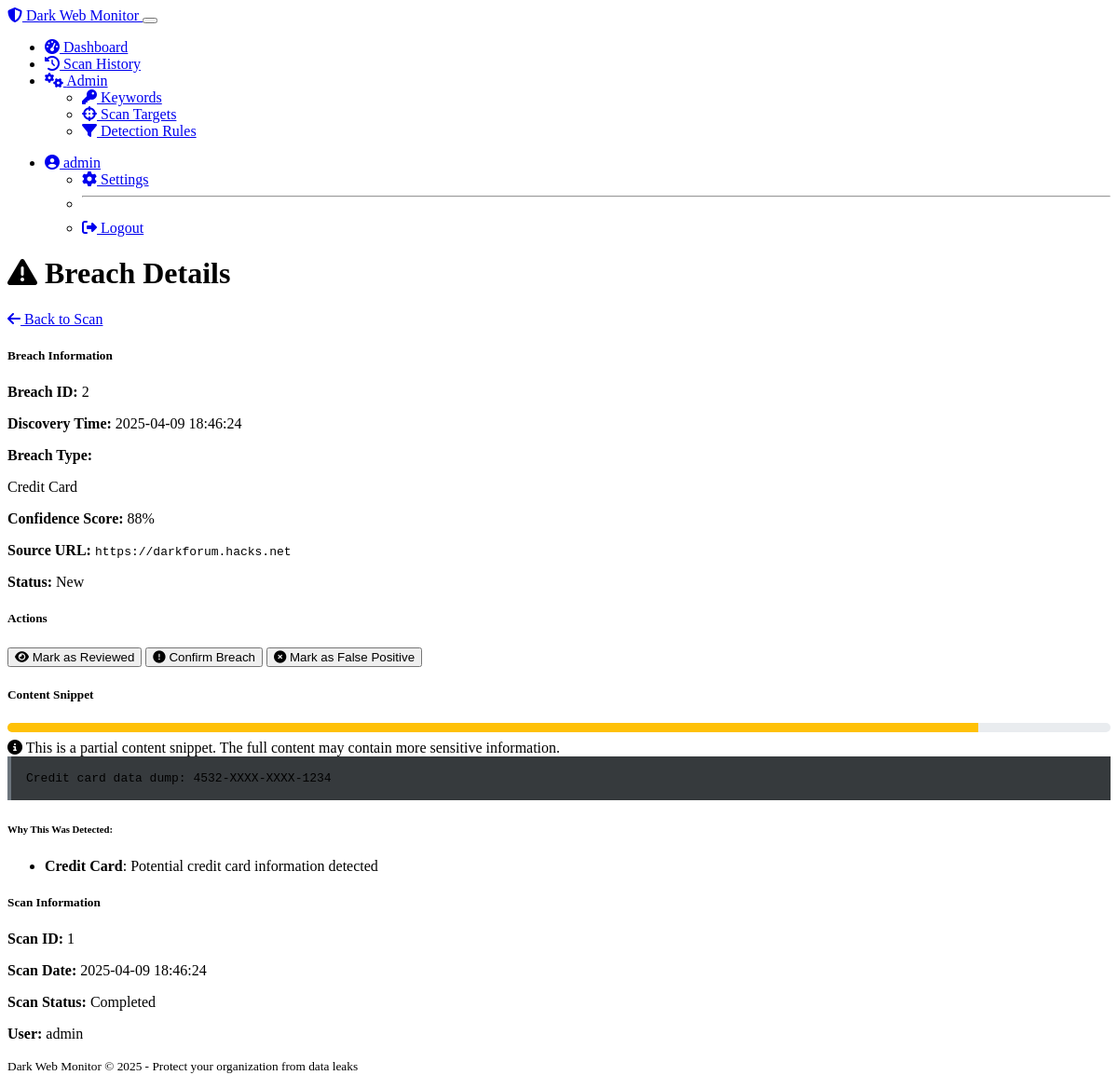
Screenshot of /breach/2 (signed in) with the database file from the repository.
### models.py (models this page shows, shortened)
class User(UserMixin, db.Model):
    id = db.Column(db.Integer, primary_key=True)
    username = db.Column(db.String(64), unique=True, nullable=False)
    email = db.Column(db.String(120), unique=True, nullable=False)
    password_hash = db.Column(db.String(256), nullable=False)
    is_admin = db.Column(db.Boolean, default=False)
    date_registered = db.Column(db.DateTime, default=datetime.utcnow)
    scans = db.relationship('ScanResult', backref='user', lazy='dynamic')

class DataBreach(db.Model):
    id = db.Column(db.Integer, primary_key=True)
    scan_id = db.Column(db.Integer, db.ForeignKey('scan_result.id'), nullable=False)
    discovery_time = db.Column(db.DateTime, default=datetime.utcnow)
    source_url = db.Column(db.String(500), nullable=True)
    content_snippet = db.Column(db.Text, nullable=True)
    breach_type = db.Column(db.String(50), nullable=False)  # 'credentials', 'financial', 'personal', etc.
    confidence_score = db.Column(db.Float, nullable=False)  # ML confidence score (0-1)
    status = db.Column(db.String(20), default='new')  # 'new', 'reviewed', 'false_positive', 'confirmed'

class ScanResult(db.Model):
    id = db.Column(db.Integer, primary_key=True)
    user_id = db.Column(db.Integer, db.ForeignKey('user.id'), nullable=False)
    scan_time = db.Column(db.DateTime, default=datetime.utcnow)
    status = db.Column(db.String(20), nullable=False)  # 'completed', 'in_progress', 'failed'
    urls_scanned = db.Column(db.Integer, default=0)
    breaches_detected = db.relationship('DataBreach', backref='scan_result', lazy='dynamic')

### routes.py (the view)
@app.route('/breach/<int:breach_id>')
@login_required
def breach_detail(breach_id):
    breach = DataBreach.query.get_or_404(breach_id)
    scan = ScanResult.query.get(breach.scan_id)
    if scan.user_id != current_user.id and not current_user.is_admin:
        flash('You do not have permission to view this breach', 'danger')
        return redirect(url_for('scan_history'))
    return render_template('breach_detail.html', breach=breach, scan=scan)

### models.py (called while the page is built)
@login_manager.user_loader
def load_user(user_id):
    return User.query.get(int(user_id))

### routes.py (called while the page is built)
@app.context_processor
def inject_now():
    from datetime import datetime
    return {'now': datetime.utcnow()}

### templates/breach_detail.html (shortened to what this page needs)
{% extends "layout.html" %}
{% block content %}
<div class="d-flex justify-content-between align-items-center mb-4">
    <h1>
        <i class="fas fa-exclamation-triangle me-2 {% if breach.confidence_score > 0.9 %}text-danger{% elif breach.confidence_score > 0.7 %}text-warning{% else %}text-info{% endif %}"></i>
        Breach Details
    </h1>
    <div>
        <a href="{{ url_for('scan_detail', scan_id=breach.scan_id) }}" class="btn btn-outline-secondary">
            <i class="fas fa-arrow-left me-2"></i> Back to Scan
        </a>
    </div>
</div>
<div class="row">
    <div class="col-md-4 mb-4">
        <div class="card bg-dark shadow">
            <div class="card-header">
                <h5 class="mb-0">Breach Information</h5>
            </div>
            <div class="card-body">
                <p><strong>Breach ID:</strong> {{ breach.id }}</p>
                <p><strong>Discovery Time:</strong> {{ breach.discovery_time.strftime('%Y-%m-%d %H:%M:%S') }}</p>
                <p>
                    <strong>Breach Type:</strong>
                    {% set breach_types = breach.breach_type.split(',') %}
                    <div>
                        {% for type in breach_types %}
                        <span class="badge bg-secondary breach-type-badge">{{ type.replace('_', ' ') }}</span>
                        {% endfor %}
                    </div>
                </p>
                <p>
                    <strong>Confidence Score:</strong>
                    <span class="badge {% if breach.confidence_score > 0.9 %}bg-danger{% elif breach.confidence_score > 0.7 %}bg-warning{% else %}bg-info{% endif %}">
                        {{ (breach.confidence_score * 100)|int }}%
                    </span>
                </p>
                <p><strong>Source URL:</strong> <span class="target-url">{{ breach.source_url or 'Unknown' }}</span></p>
                <p>
                    <strong>Status:</strong>
                    <span class="badge breach-status-badge {% if breach.status == 'new' %}bg-primary{% elif breach.status == 'reviewed' %}bg-info{% elif breach.status == 'confirmed' %}bg-danger{% elif breach.status == 'false_positive' %}bg-success{% endif %}" data-breach-id="{{ breach.id }}">
                        {{ breach.status.replace('_', ' ').title() }}
                    </span>
                </p>
            </div>
        </div>
        <div class="card bg-dark shadow mt-3">
            <div class="card-header">
                <h5 class="mb-0">Actions</h5>
            </div>
            <div class="card-body">
                <div class="d-grid gap-2">
                    <button class="btn btn-outline-secondary breach-status-btn" data-breach-id="{{ breach.id }}" data-status="reviewed">
                        <i class="fas fa-eye me-1"></i> Mark as Reviewed
                    </button>
                    <button class="btn btn-outline-danger breach-status-btn" data-breach-id="{{ breach.id }}" data-status="confirmed">
                        <i class="fas fa-exclamation-circle me-1"></i> Confirm Breach
                    </button>
                    <button class="btn btn-outline-success breach-status-btn" data-breach-id="{{ breach.id }}" data-status="false_positive">
                        <i class="fas fa-times-circle me-1"></i> Mark as False Positive
                    </button>
                </div>
            </div>
        </div>
    </div>
    <div class="col-md-8 mb-4">
        <div class="card bg-dark shadow breach-content">
            <div class="card-header">
                <h5 class="mb-0">Content Snippet</h5>
            </div>
            <div class="card-body">
                <div class="confidence-meter mb-3">
                    <div class="confidence-level {% if breach.confidence_score > 0.9 %}confidence-high{% elif breach.confidence_score > 0.7 %}confidence-medium{% else %}confidence-low{% endif %}" style="width: {{ (breach.confidence_score * 100)|int }}%"></div>
                </div>
                <div class="alert alert-warning">
                    <i class="fas fa-info-circle me-2"></i>
                    This is a partial content snippet. The full content may contain more sensitive information.
                </div>
                <div class="breach-snippet">{{ breach.content_snippet or 'No content available' }}</div>
                <div class="mt-3">
                    <h6>Why This Was Detected:</h6>
                    <ul>
                        {% for type in breach_types %}
                        <li><strong>{{ type.replace('_', ' ').title() }}</strong>: Potential {{ type.replace('_', ' ') }} information detected</li>
                        {% endfor %}
                    </ul>
                </div>
            </div>
        </div>
        <div class="card bg-dark shadow mt-3">
            <div class="card-header">
                <h5 class="mb-0">Scan Information</h5>
            </div>
            <div class="card-body">
                <div class="row">
                    <div class="col-md-6">
                        <p><strong>Scan ID:</strong> {{ scan.id }}</p>
                        <p><strong>Scan Date:</strong> {{ scan.scan_time.strftime('%Y-%m-%d %H:%M:%S') }}</p>
                    </div>
                    <div class="col-md-6">
                        <p>
                            <strong>Scan Status:</strong>
                            <span class="badge {% if scan.status == 'completed' %}bg-success{% elif scan.status == 'in_progress' %}bg-warning{% else %}bg-danger{% endif %}">
                                {{ scan.status.replace('_', ' ').title() }}
                            </span>
                        </p>
                        <p><strong>User:</strong> {{ scan.user.username }}</p>
                    </div>
                </div>
            </div>
        </div>
    </div>
</div>
{% endblock %}

### templates/layout.html (shortened to what this page needs)
<!DOCTYPE html>
<html lang="en" data-bs-theme="dark">
<head>
    <link rel="stylesheet" href="https://cdn.replit.com/agent/bootstrap-agent-dark-theme.min.css">
    <link rel="stylesheet" href="https://cdnjs.cloudflare.com/ajax/libs/font-awesome/6.4.0/css/all.min.css">
    <link rel="stylesheet" href="{{ url_for('static', filename='css/custom.css') }}">
</head>
<body>
    <nav class="navbar navbar-expand-lg navbar-dark bg-dark">
        <div class="container-fluid">
            <a class="navbar-brand" href="{{ url_for('index') }}">
                <i class="fas fa-shield-alt me-2"></i>
                Dark Web Monitor
            </a>
            <button class="navbar-toggler" type="button" data-bs-toggle="collapse" data-bs-target="#navbarNav" aria-controls="navbarNav" aria-expanded="false" aria-label="Toggle navigation">
            </button>
            <div class="collapse navbar-collapse" id="navbarNav">
                <ul class="navbar-nav me-auto">
                    {% if current_user.is_authenticated %}
                    <li class="nav-item">
                        <a class="nav-link {% if request.endpoint == 'dashboard' %}active{% endif %}" href="{{ url_for('dashboard') }}">
                            <i class="fas fa-tachometer-alt me-1"></i> Dashboard
                        </a>
                    </li>
                    <li class="nav-item">
                        <a class="nav-link {% if request.endpoint == 'scan_history' %}active{% endif %}" href="{{ url_for('scan_history') }}">
                            <i class="fas fa-history me-1"></i> Scan History
                        </a>
                    </li>
                    {% if current_user.is_admin %}
                    <li class="nav-item dropdown">
                        <a class="nav-link dropdown-toggle" href="#" id="adminDropdown" role="button" data-bs-toggle="dropdown" aria-expanded="false">
                            <i class="fas fa-cogs me-1"></i> Admin
                        </a>
                        <ul class="dropdown-menu" aria-labelledby="adminDropdown">
                            <li>
                                <a class="dropdown-item" href="{{ url_for('manage_keywords') }}">
                                    <i class="fas fa-key me-1"></i> Keywords
                                </a>
                            </li>
                            <li>
                                <a class="dropdown-item" href="{{ url_for('manage_targets') }}">
                                    <i class="fas fa-crosshairs me-1"></i> Scan Targets
                                </a>
                            </li>
                            <li>
                                <a class="dropdown-item" href="{{ url_for('manage_rules') }}">
                                    <i class="fas fa-filter me-1"></i> Detection Rules
                                </a>
                            </li>
                        </ul>
                    </li>
                    {% endif %}
                    {% endif %}
                </ul>
                <ul class="navbar-nav">
                    {% if current_user.is_authenticated %}
                    <li class="nav-item dropdown">
                        <a class="nav-link dropdown-toggle" href="#" id="userDropdown" role="button" data-bs-toggle="dropdown" aria-expanded="false">
                            <i class="fas fa-user-circle me-1"></i> {{ current_user.username }}
                        </a>
                        <ul class="dropdown-menu dropdown-menu-end" aria-labelledby="userDropdown">
                            <li>
                                <a class="dropdown-item" href="{{ url_for('settings') }}">
                                    <i class="fas fa-cog me-1"></i> Settings
                                </a>
                            </li>
                            <li><hr class="dropdown-divider"></li>
                            <li>
                                <a class="dropdown-item" href="{{ url_for('logout') }}">
                                    <i class="fas fa-sign-out-alt me-1"></i> Logout
                                </a>
                            </li>
                        </ul>
                    </li>
                    {% endif %}
                </ul>
            </div>
        </div>
    </nav>
    <main class="container mt-4">
        {% block content %}{% endblock %}
    </main>
    <footer class="bg-dark text-light py-3 mt-5">
        <div class="container text-center">
            <p class="mb-0">
                <small>Dark Web Monitor &copy; 2025 - Protect your organization from data leaks</small>
            </p>
        </div>
    </footer>
</body>
</html>

### static/css/custom.css (style rules this page uses)
.breach-snippet { background-color: rgba(33, 37, 41, 0.9); border-left: 4px solid #6c757d; padding: 1rem; font-family: monospace; white-space: pre-wrap; word-wrap: break-word; max-height: 300px; overflow-y: auto; }
.breach-type-badge { margin-right: 0.5rem; margin-bottom: 0.5rem; text-transform: capitalize; }
.confidence-meter { height: 10px; border-radius: 5px; overflow: hidden; background-color: #e9ecef; margin-bottom: 0.5rem; }
.confidence-level { height: 100%; }
.confidence-medium { background-color: #ffc107; }
.target-url { font-family: monospace; word-break: break-all; }

### rows the page displays
User: username "admin", user.username "admin"
DataBreach: id "2", discovery_time "2025-04-09 18:46:24", replace "Credit Card", (breach.confidence_score*100)|int "88", source_url "https://darkforum.hacks.net", status.replace "New", content_snippet "Credit card data dump: 4532-XXXX-XXXX-1234", replace "credit card"
ScanResult: id "1", scan_time "2025-04-09 18:46:24", status.replace "Completed"
